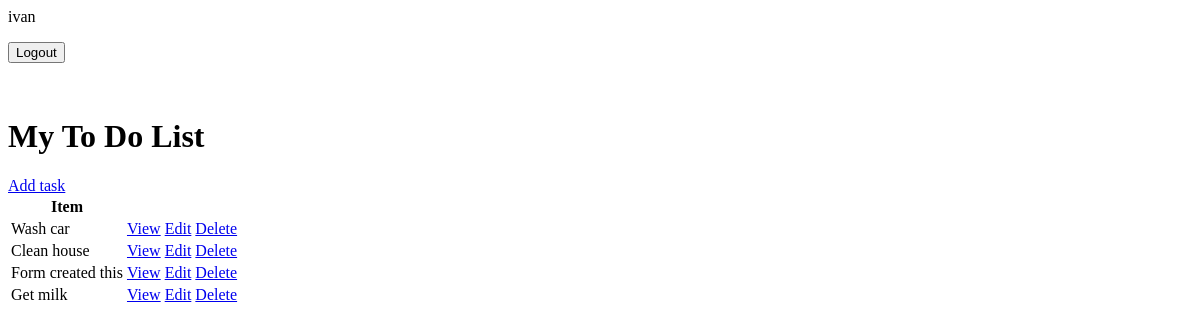
Page / (signed in) on the earlier database version.
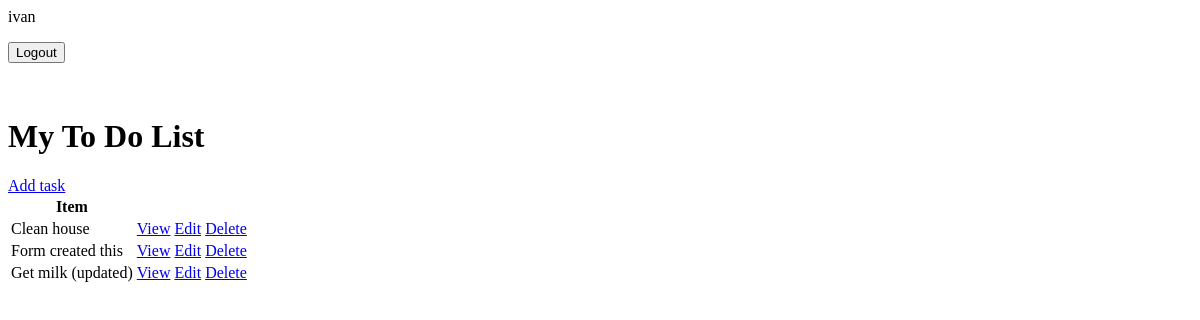
Same page on the later database version.
### base/models.py (models this page shows, shortened)
class Task(models.Model):
    user = models.ForeignKey(User, on_delete=models.CASCADE, null=True, blank=True)
    title = models.CharField(max_length=200)
    description = models.TextField(null=True, blank=True)
    complete = models.BooleanField(default=False)
    created = models.DateTimeField(auto_now_add=True)
    class Meta:
        ordering = ['complete']

### base/views.py (the view)
# urls.py: path('', TaskList.as_view(), name='tasks'),
class TaskList(LoginRequiredMixin, ListView):
    model = Task
    context_object_name = 'tasks'
    login_url = "/login/"

### base/templates/base/task_list.html (shortened to what this page needs)
{% if request.user.is_authenticated %}
    <p>{{request.user}}</p>
    <form method="post" action="{% url 'logout' %}">
        <button type="submit">Logout</button>
    </form>
{% else %}
    <a href="{% url 'login' %}">Login</a>
{% endif %}
<h1>My To Do List</h1>
<a href="{% url 'task-create' %}">Add task</a>
<table>
    <tr>
        <th>Item</th>
    </tr>
    {% for task in tasks %}
    <tr>
        <td>{{task.title}}</td>
        <td><a href="{% url 'task' task.id %}">View</a></td>
        <td><a href="{% url 'task-update' task.id %}">Edit</a></td>
        <td><a href="{% url 'task-delete' task.id %}">Delete</a></td>
    </tr>
    {% empty %}
    <h3>No items in list</h3>
    {% endfor %}
</table>

Differences in the rows shown:
removed Task: title "Wash car"
changed Task: title "Get milk" → "Get milk (updated)"
